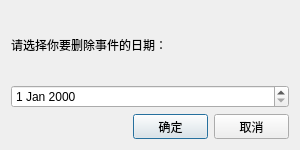
<?xml version="1.0" encoding="UTF-8"?>
<ui version="4.0">
 <class>DeletEvent</class>
 <widget class="QDialog" name="DeletEvent">
  <property name="geometry">
   <rect>
    <x>0</x>
    <y>0</y>
    <width>300</width>
    <height>150</height>
   </rect>
  </property>
  <property name="minimumSize">
   <size>
    <width>300</width>
    <height>150</height>
   </size>
  </property>
  <property name="maximumSize">
   <size>
    <width>300</width>
    <height>150</height>
   </size>
  </property>
  <property name="windowTitle">
   <string>Dialog</string>
  </property>
  <layout class="QGridLayout" name="gridLayout">
   <item row="0" column="0">
    <layout class="QVBoxLayout" name="verticalLayout">
     <item>
      <widget class="QLabel" name="label">
       <property name="font">
        <font>
         <family>宋体</family>
         <weight>50</weight>
         <italic>false</italic>
         <bold>false</bold>
        </font>
       </property>
       <property name="text">
        <string>请选择你要删除事件的日期：</string>
       </property>
      </widget>
     </item>
     <item>
      <widget class="QDateEdit" name="dateEdit"/>
     </item>
     <item>
      <layout class="QHBoxLayout" name="horizontalLayout_2">
       <item>
        <spacer name="horizontalSpacer">
         <property name="orientation">
          <enum>Qt::Horizontal</enum>
         </property>
         <property name="sizeHint" stdset="0">
          <size>
           <width>40</width>
           <height>20</height>
          </size>
         </property>
        </spacer>
       </item>
       <item>
        <layout class="QHBoxLayout" name="horizontalLayout">
         <item>
          <widget class="QPushButton" name="tureBtn">
           <property name="minimumSize">
            <size>
             <width>75</width>
             <height>25</height>
            </size>
           </property>
           <property name="maximumSize">
            <size>
             <width>75</width>
             <height>25</height>
            </size>
           </property>
           <property name="styleSheet">
            <string notr="true">border-image: url(:/cjh/粉红1.png);</string>
           </property>
           <property name="text">
            <string>确定</string>
           </property>
          </widget>
         </item>
         <item>
          <widget class="QPushButton" name="cancleBtn">
           <property name="minimumSize">
            <size>
             <width>75</width>
             <height>25</height>
            </size>
           </property>
           <property name="maximumSize">
            <size>
             <width>75</width>
             <height>25</height>
            </size>
           </property>
           <property name="styleSheet">
            <string notr="true">border-image: url(:/cjh/粉红1.png);</string>
           </property>
           <property name="text">
            <string>取消</string>
           </property>
          </widget>
         </item>
        </layout>
       </item>
      </layout>
     </item>
    </layout>
   </item>
  </layout>
 </widget>
 <resources/>
 <connections/>
</ui>
